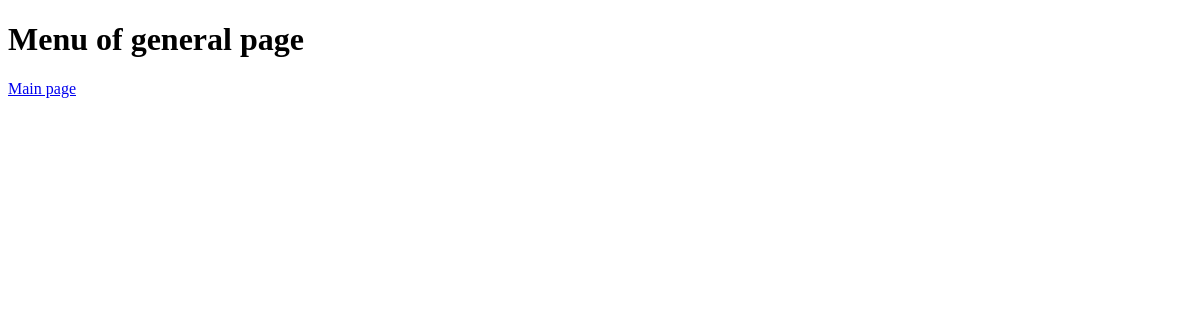
Before: / with the older database file.
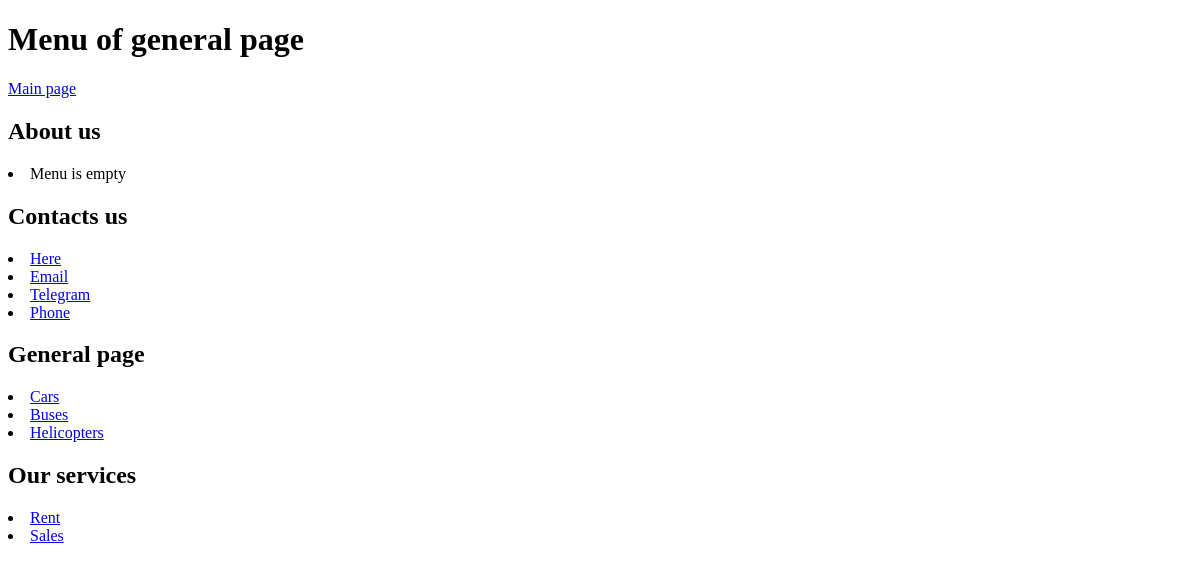
After: the same page with the newer database file.
### menu/models.py (models this page shows, shortened)
class Menu(models.Model):
    name = models.CharField(max_length=100, unique=True)
    slug = models.SlugField(max_length=100, unique=True, db_index=True, null=True, default=None)
    def __str__(self):
        return self.name

class MenuItem(models.Model):
    menu = models.ForeignKey(Menu, on_delete=models.CASCADE, related_name='items')
    parent = models.ForeignKey('self', on_delete=models.CASCADE, null=True, blank=True, related_name='children')
    title = models.CharField(max_length=100)
    urls = models.CharField(max_length=200, blank=True)

### menu/views.py (the view)
# urls.py: path('', views.MainView.as_view(), name='main'),
class MainView(TemplateView):
    template_name = 'menu/index.html'
    extra_context = {'menu_selected': 0}
    def get_context_data(self, **kwargs):
        context = super().get_context_data(**kwargs)
        menus = Menu.objects.prefetch_related('items__children').filter(
            slug__in=['general-page', 'our-services', 'about-us', 'contacts-us']
        )
        context['menus'] = menus
        return context

### menu/templatetags/menu_tags.py (called while the page is built)
@register.inclusion_tag('menu/list_menu.html')
def draw_menu(menu):
    menu_items = menu.items.all()
    return {
        "menu": menu,
        'menu_items': menu_items
    }

### menu/templates/menu/index.html (shortened to what this page needs)
{% load menu_tags %}
<!DOCTYPE html>
<html lang="en">
<head>
</head>
<body>
<h1>Menu of general page</h1>
<p><a href="{% url 'main' %}">Main page</a></p>
{% for menu in menus %}
    {% draw_menu menu %}
{% endfor %}
</body>
</html>

### menu/templates/menu/list_menu.html
<h2>{{ menu }}</h2>
{% if menu_items %}
    {% for item in menu_items %}
        <li><a href={{ item.urls }}>{{ item.title }}</a></li>
    {% endfor %}
{% else %}
    <li>Menu is empty</li>
{% endif %}

Changed rows visible on the page:
now on this page (row unchanged): Menu: name "About us", shows "Menu is empty"
now on this page (row unchanged): Menu: name "Contacts us"
now on this page (row edited): MenuItem: title "Here", shown under "Contacts us"
now on this page (row edited): MenuItem: title "Email", shown under "Contacts us"
now on this page (row edited): MenuItem: title "Telegram", shown under "Contacts us"
now on this page (row edited): MenuItem: title "Phone", shown under "Contacts us"
now on this page (row unchanged): Menu: name "General page"
now on this page (row edited): MenuItem: title "Cars", shown under "General page"
now on this page (row edited): MenuItem: title "Buses", shown under "General page"
now on this page (row edited): MenuItem: title "Helicopters", shown under "General page"
now on this page (row unchanged): Menu: name "Our services"
now on this page (row edited): MenuItem: title "Rent", shown under "Our services"
now on this page (row edited): MenuItem: title "Sales", shown under "Our services"
